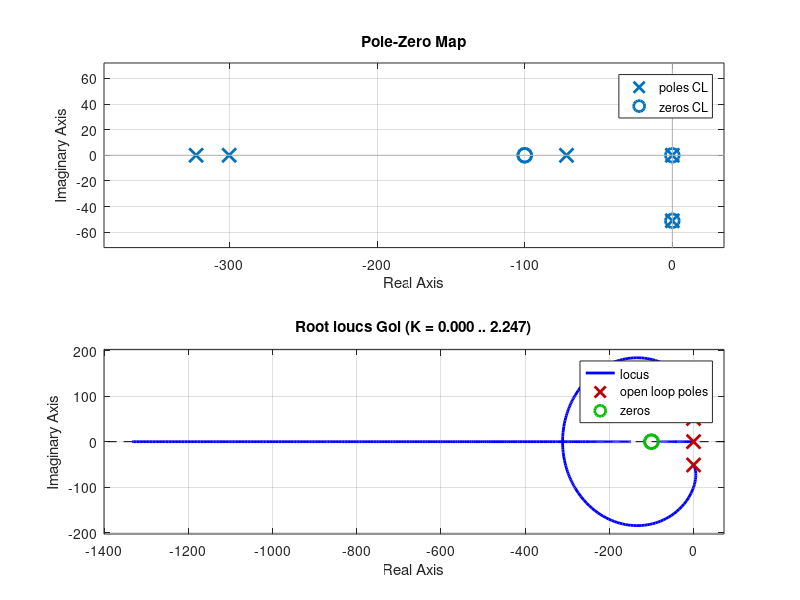
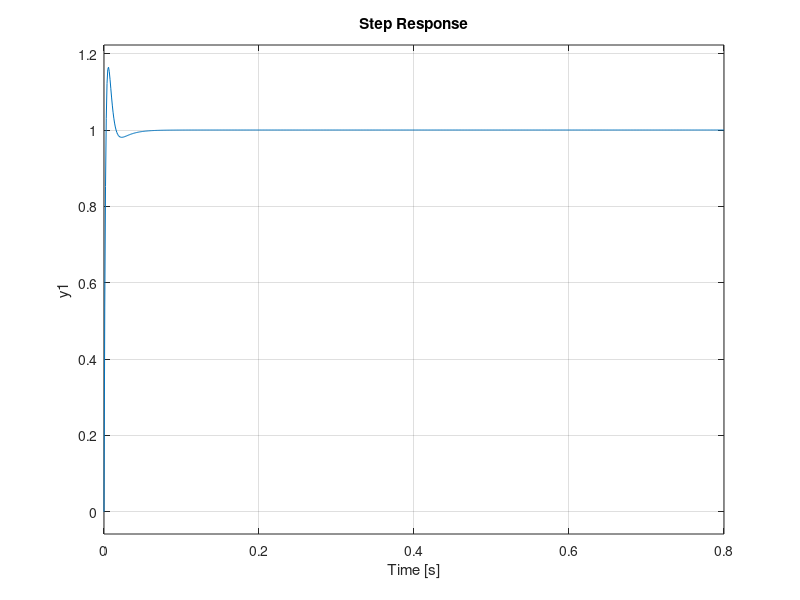

The MATLAB script that drew these images, in order:
%% Magnetic Levitation Project
% Corey and Eamon


%Define variable for the system
%https://www.daycounter.com/Calculators/Magnets/Solenoid-Force-Calculator.phtml
%based off of https://media.digikey.com/pdf/Data%20Sheets/Adafruit%20PDFs/3875_Web.pdf
mu = pi*4e-7;   % permeability of space
q1 = .01;       % Magnetic force of small magnet in Teslas
N = 4000;       % # of turns in solenoid
A = 60;         % Area of solenoid in mm^2
R = 8.66;       % Internal resistance of solenoid (5V/.6A) in Ohms
g = -9.81;      % Acceleration due to gravity 

%The setpoints for the linerization
%First we chose our 'b' setpoint for voltage
%And find an a that cancels out the constant
b = 5;
a = abs(sqrt((5*mu*q1*N*A)/(4*pi*R*g)));

%Z allows us to use cleaner math by placing
%all of our constants into one constant.
Z = (mu*q1*N*A)/(4*pi*R);

%Define the system
G = tf([Z/a^2],[1 0 Z*b/a^3]);
%% Closed Loop
close all

k = 354;
kd = 1;
kp = 200;
ki = 10e3;
H = 1;
C = tf([kd,kp,ki],[1,0]);
C = C*k

% Visualize system
% open loop
Gol = C*G*H;

% close loop
CL = (C*G)/(1+C*G*H);

figure
subplot(2,1,1)
pzmap(CL)
subplot(2,1,2)
rlocus(Gol)

figure
step(CL)
